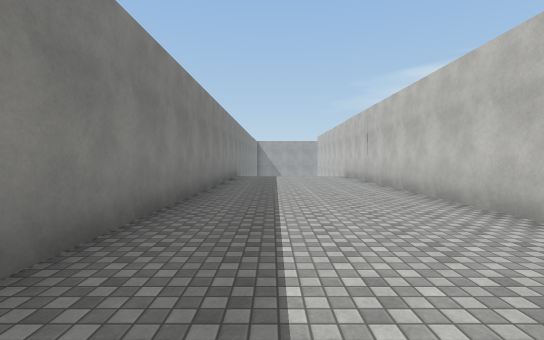
view 1 (above)

24 first-person views from a walk through a scene from a Unity 3-D project. The camera is 1.5 m above the floor, tilts 2° down and sees 85° across. The floor is counted in squares, 2 m on a side. Each view is taken from the middle of a square. On the plan, view 1 faces up. The plan holds only what a view shows up to about 10 squares ahead; the rest is blank. The place goes on beyond the plan. Some surface patterns are stand-ins.

view 2
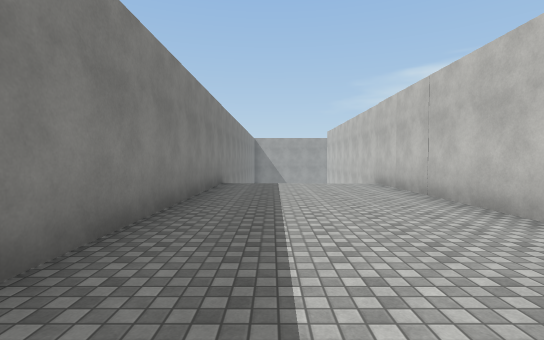

view 3
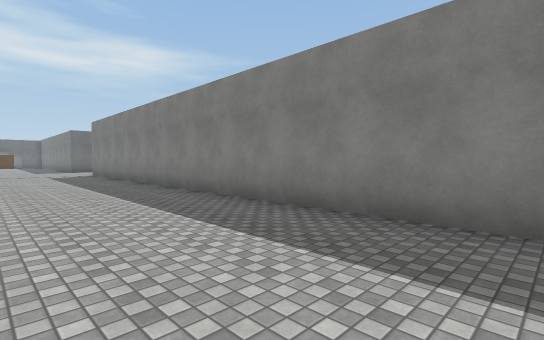

view 4
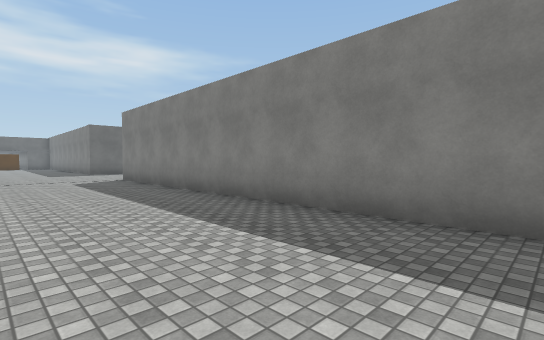

view 5
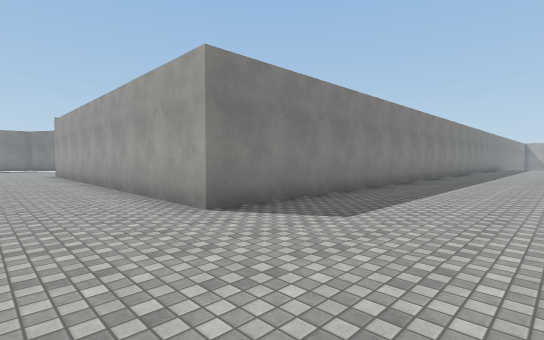

view 6
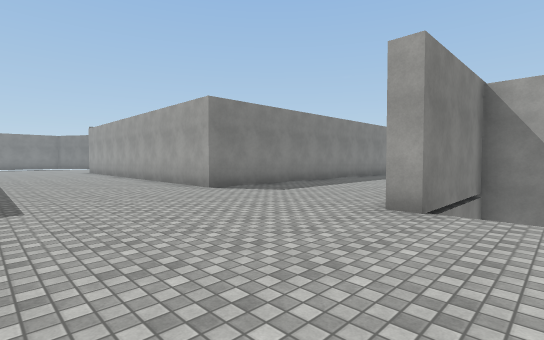

view 7
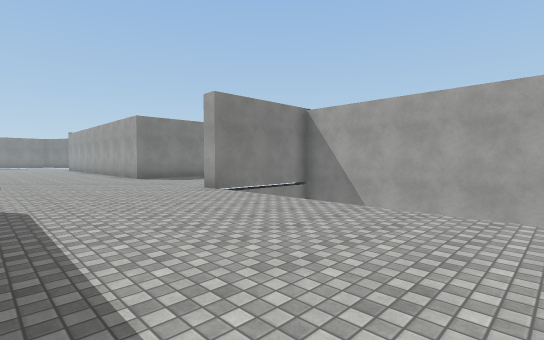

view 8
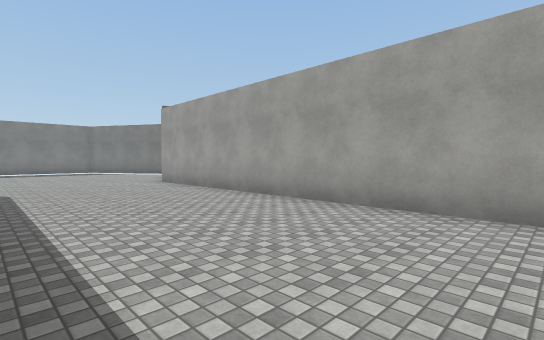

view 9
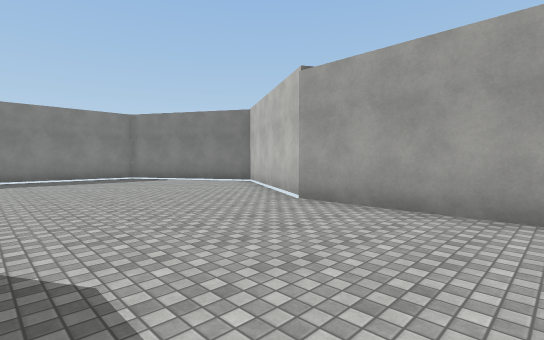

view 10
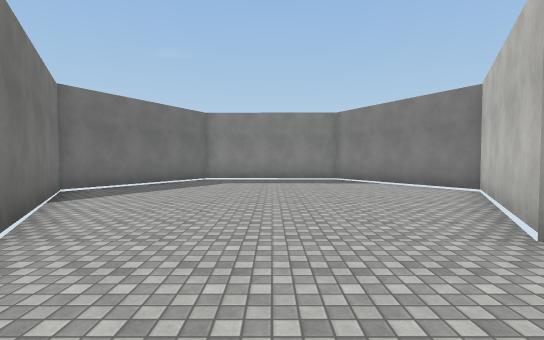

view 11
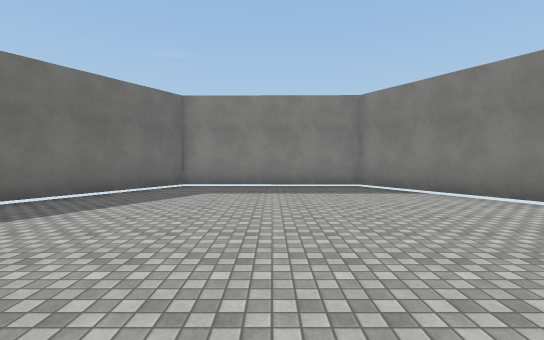

view 12
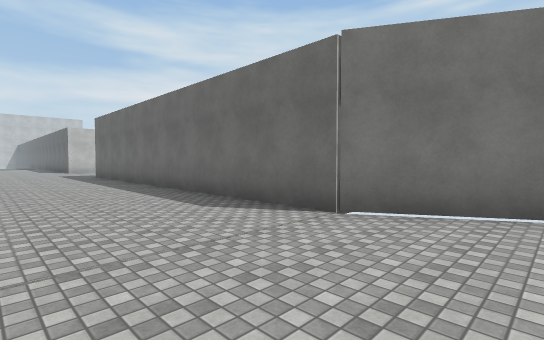

view 13
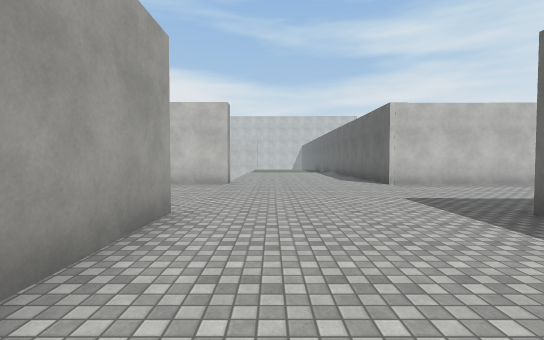

view 14
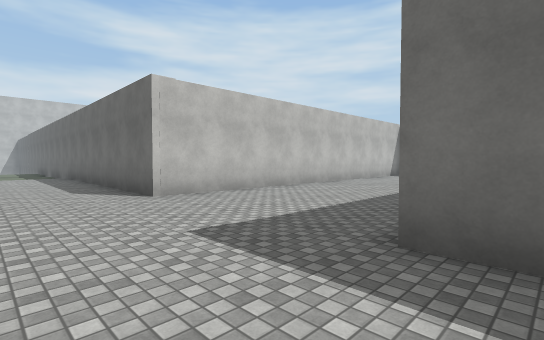

view 15
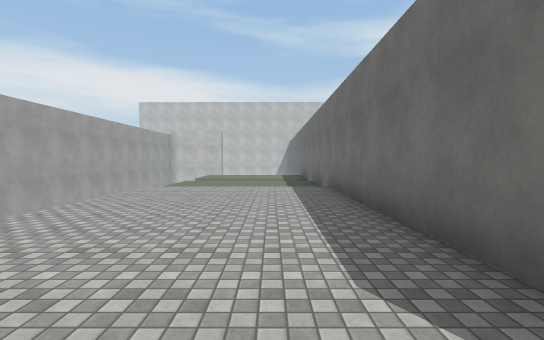

view 16
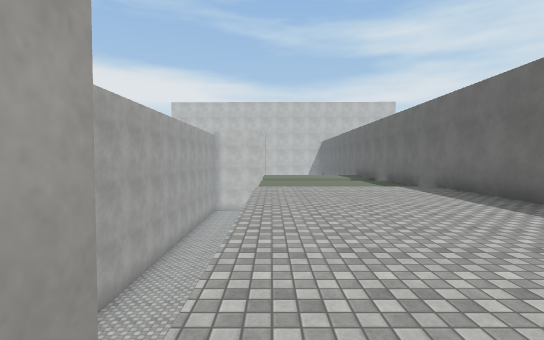

view 17
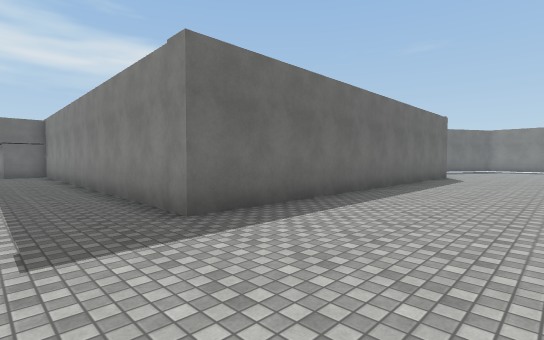

view 18
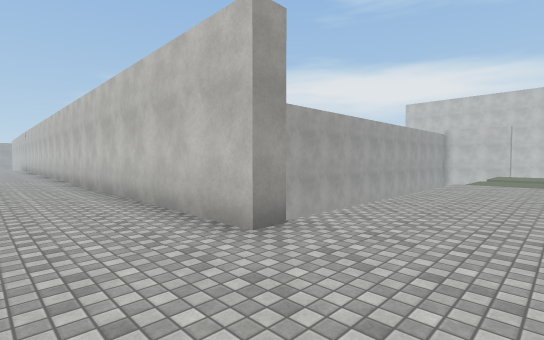

view 19
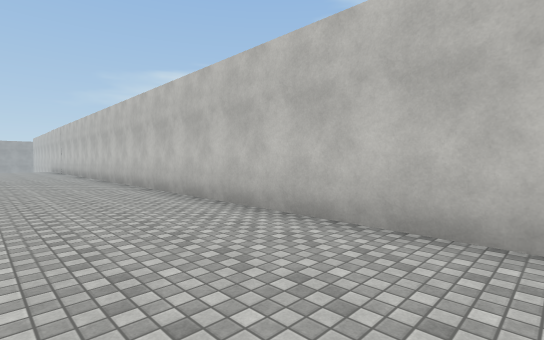

view 20
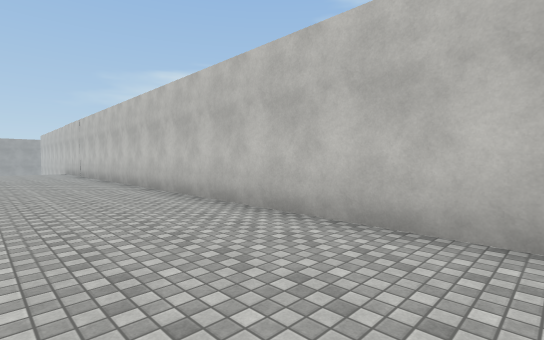

view 21
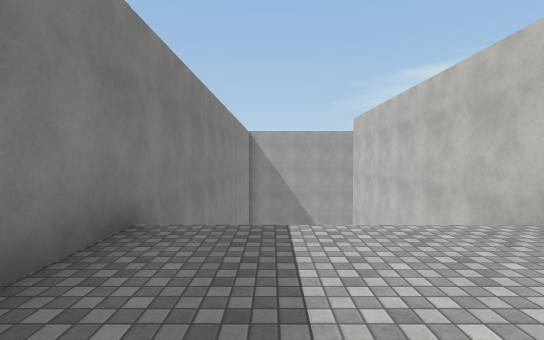

view 22
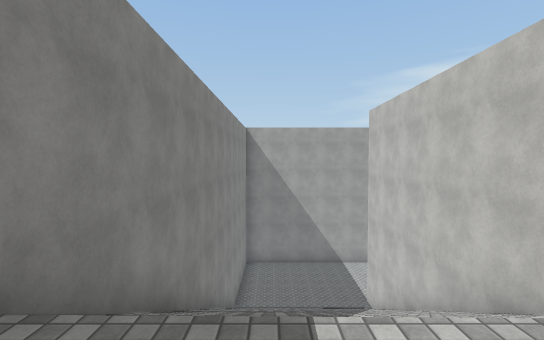

view 23
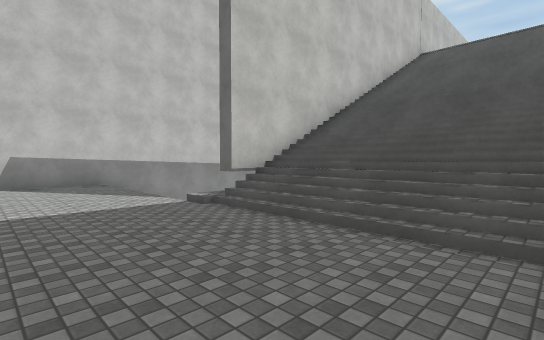

view 24
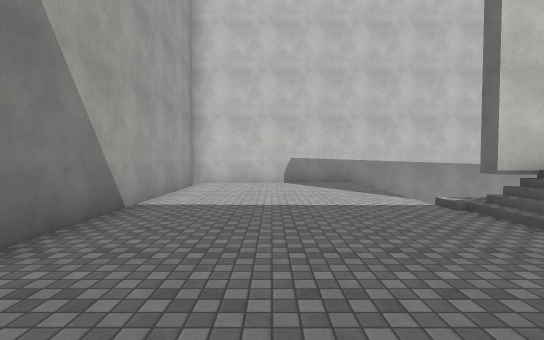

### Floor plan
Key: @ floor where view 1 was taken; # wall or solid block; . main floor; - floor 10 m lower than the main floor; / step, stairs or slope; v drop or lower ground.
Columns run from 22 left of view 1 to 13 right of it. Each row starts with its distance up from view 1.
 29                         ########
 28                        --------#
 27                       ---------#
 26                      ----------#
 25                      ----------#
 24                      ----------#
 23                      //////////#
 22                     #/////#    #
 21                     #/////#    #
 20                     #/////#
 19                     #/////#
 18                     #/////#
 17                     #/////#
 16                     #/////#
 15                     #/////#
 14                     # // /#
 13                     #.....#
 12                     #.....#
 11                     #.....#
 10                     #.....#
  9                     #.....#
  8                     #.....#
  7                     #.....#
  6                     #.....#
  5                     #.....#
  4                     #.....#
  3                     #.....#
  2                     #.....#
  1                     #....##
  0                     #.@..#
 -1                     #....#
 -2                     #....#
 -3                     #....#
 -4                     #....#
 -5                     #....#
 -6                     #....#
 -7                     #....#
 -8                     #....###########
 -9   #####             #....#v    vvvvv
-10 ###...##            #....#v    vvvvv
-11 #......##############....#v
-12 ..................................
-13 ..................................
-14 ..................................
-15 ..................................
-16 ..................................
-17 #.......#############....###########
-18 ###...###           #....#
-19   #####             #....#
-20                     #....#
-21                     #....#
-22                     #....#

Positions as (right, up) in squares from view 1, and headings:
1: (0, 0), facing up
2: (0, 4), facing up
3: (2, 4), facing down-left
4: (2, 0), facing down-left
5: (2, -14), facing up-left
6: (5, -16), facing up-left
7: (10, -16), facing up-left
8: (-4, -16), facing up-left
9: (-10, -16), facing up-left
10: (-11, -14), facing left
11: (-14, -14), facing left
12: (-16, -13), facing down-right
13: (-6, -13), facing right
14: (-3, -14), facing down-right
15: (3, -15), facing right
16: (3, -12), facing right
17: (0, -13), facing down-left
18: (1, -14), facing up-right
19: (0, -9), facing up-right
20: (0, -5), facing up-right
21: (0, 10), facing up
22: (0, 12), facing up
23: (-1, 26), facing down-right
24: (-1, 26), facing right
